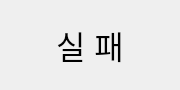
<?xml version="1.0" encoding="UTF-8"?>
<ui version="4.0">
 <class>Dialog</class>
 <widget class="QDialog" name="Dialog">
  <property name="geometry">
   <rect>
    <x>0</x>
    <y>0</y>
    <width>180</width>
    <height>90</height>
   </rect>
  </property>
  <property name="windowTitle">
   <string>Dialog</string>
  </property>
  <widget class="QLabel" name="label">
   <property name="geometry">
    <rect>
     <x>0</x>
     <y>20</y>
     <width>180</width>
     <height>50</height>
    </rect>
   </property>
   <property name="font">
    <font>
     <family>Arial</family>
     <pointsize>24</pointsize>
    </font>
   </property>
   <property name="text">
    <string>실 패</string>
   </property>
   <property name="alignment">
    <set>Qt::AlignCenter</set>
   </property>
  </widget>
 </widget>
 <resources/>
 <connections/>
</ui>
